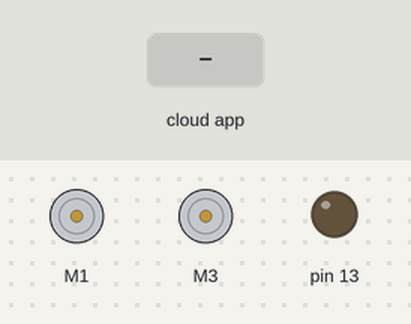
Recording of a sketch running on a simulated Arduino Uno, built with avr-gcc and run on an emulated ATmega328P. Shown: 2 × DC motor (green arrow = forward, orange = backward, longer = faster), output pins drawn as LEDs (lit = HIGH). The inputs (shaded band) are chosen by the test bench. The ROS host is connected and sends only what is stated.

Above: at 1.2 s.
1.3 s: the phone or cloud app sets AngleOfBot to 0
At 2.5 s:
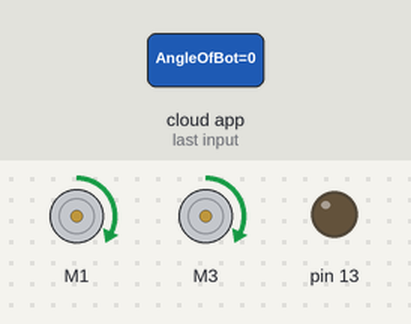
2.8 s: the phone or cloud app sets AngleOfBot to 45
At 3.7 s:
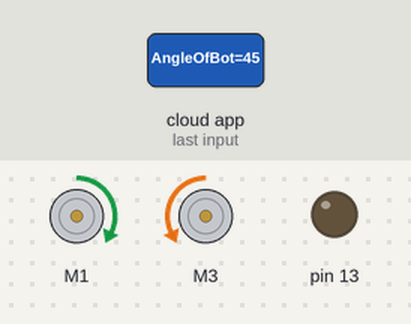
4.3 s: the phone or cloud app sets AngleOfBot to 90
At 4.8 s:
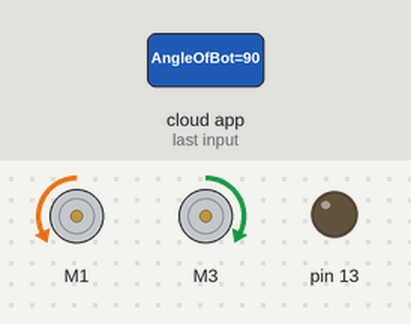
5.8 s: the phone or cloud app sets AngleOfBot to 180
At 7.2 s:
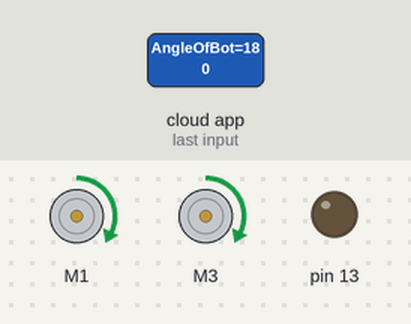
Timing chart, 0 to 8.3 s (numbered marks = the images above; inputs shaded):
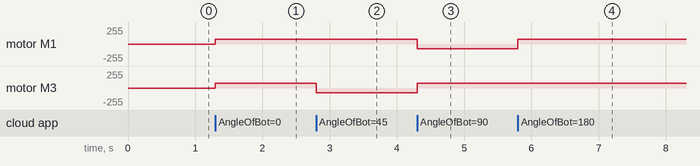

Measured:
- after the input at 1.3 s, motor M1, motor M3: stopped → forward 70/255 at once
- after the input at 2.8 s, motor M3: forward 70/255 → backward 70/255 at once
- after the input at 4.3 s, motor M1: forward 70/255 → backward 70/255 at once; motor M3: backward 70/255 → forward 70/255 at once
- after the input at 5.8 s, motor M1: backward 70/255 → forward 70/255 at once

The sketch:

rosserial_bot1.ino
```cpp
#include <ros.h>
#include <std_msgs/Int32.h>
#include<AFMotor.h>

AF_DCMotor motor1(1);
AF_DCMotor motor3(3);

ros::NodeHandle nh;

void messageCb(const std_msgs::Int32 &AngleOfBot)
{
  if(AngleOfBot.data%4==0)
  {
   motor1.run(FORWARD);
   motor3.run(FORWARD);
  }
  if(AngleOfBot.data%4==1)
  {
   motor1.run(FORWARD);
   motor3.run(BACKWARD);
  }
  if(AngleOfBot.data%4==2)
  {
   motor1.run(BACKWARD);
   motor3.run(FORWARD);
  }
  if(AngleOfBot.data%4==3)
  {
   motor1.run(RELEASE);
   motor3.run(RELEASE);
  }
}

ros::Subscriber<std_msgs::Int32> sub("AngleOfBot",&messageCb);

void setup()
{
  pinMode(13,OUTPUT);
  motor1.setSpeed(70);
  motor3.setSpeed(70);
  nh.initNode();
  nh.subscribe(sub);
}
void loop()
{
  nh.spinOnce();
  delay(1);
}
```
